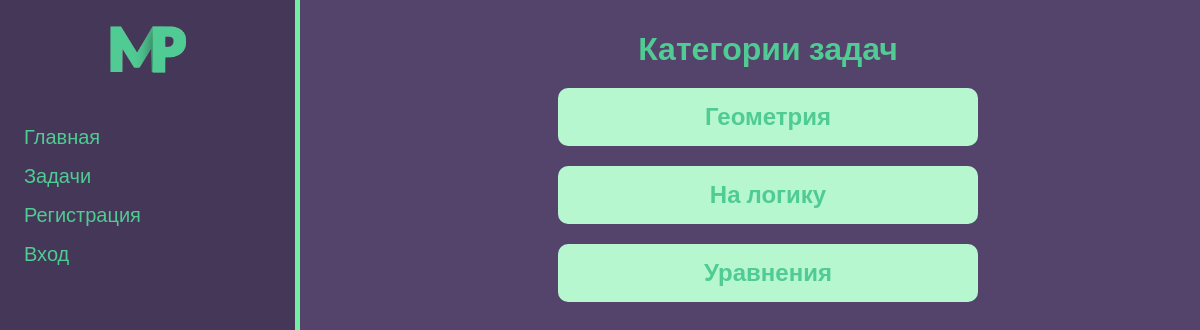
/tasks/, run on the app's committed database.
### tasks/models.py (models this page shows, shortened)
class Type(models.Model):
	id = models.AutoField(primary_key=True)
	name = models.CharField(max_length=50, db_index=True)
	class Meta:
		verbose_name = 'Категория'
		verbose_name_plural = 'Категории'
		ordering = ('name',)

### tasks/views.py (the view)
# urls.py: path('', views.tasks_home, name='tasks_home'),
def tasks_home(request):
	type = Type.objects.all()
	data = {
		'title': 'Задачи',
		'type': type,
	}
	return render(request, 'tasks/tasks_home.html', data)

### tasks/templates/tasks/tasks_home.html (shortened to what this page needs)
{% extends 'layout.html' %}
{% load static %}
{% block links %}<link rel="stylesheet" href="{% static 'tasks/css/tasks_home.css' %}">{% endblock %}
{% block content %}
	<h1>Категории задач</h1>
	{% for element in type %}
		<a class="task" href="{% url 'type' element.id %}">
			<h2>{{ element.name }}</h2>
		</a>
	{% endfor %}
{% endblock %}

### main/static/style.css (style rules this page uses)
*,:after,:before { -webkit-box-sizing:border-box;box-sizing:border-box }
body { font-family:"Roboto",sans-serif;font-size:16px;color:#50cb93;background:#54436b;margin:0;padding:0 }
h1,h2,h3,h4,h5,h6 { margin:0 }
a { text-decoration:none;color:#50cb93 }

### tasks/static/tasks/css/tasks_home.css (style rules this page uses)
h1 { text-align:center;margin:20px auto 15px }
.task { display:block;background:#b6f7d0;width:50%;margin:20px auto;padding:15px;cursor:pointer;border-radius:10px;-webkit-transition:-webkit-transform 0.3s ease-in-out;transition:-webkit-transform 0.3s ease-in-out;transition:transform 0.3s ease-in-out;transition:transform 0.3s ease-in-out,-webkit-transform 0.3s ease-in-out;margin-bottom:20px }
.task h2 { text-align:center }

### data on the page
Type: name "Геометрия"
Type: name "На логику"
Type: name "Уравнения"
